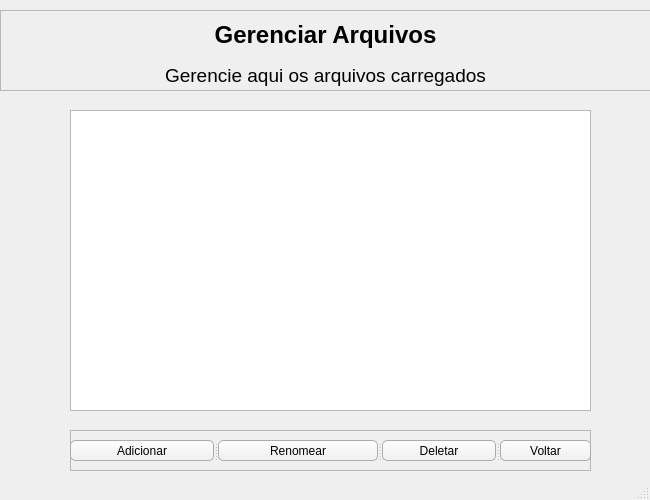
<?xml version="1.0" encoding="UTF-8"?>
<ui version="4.0">
 <class>ManageFilesWindow</class>
 <widget class="QMainWindow" name="ManageFilesWindow">
  <property name="geometry">
   <rect>
    <x>0</x>
    <y>0</y>
    <width>650</width>
    <height>500</height>
   </rect>
  </property>
  <property name="minimumSize">
   <size>
    <width>650</width>
    <height>500</height>
   </size>
  </property>
  <property name="maximumSize">
   <size>
    <width>650</width>
    <height>500</height>
   </size>
  </property>
  <property name="windowTitle">
   <string>MainWindow</string>
  </property>
  <property name="windowIcon">
   <iconset>
    <normaloff>../icon.ico</normaloff>../icon.ico</iconset>
  </property>
  <widget class="QWidget" name="centralwidget">
   <widget class="QFrame" name="frame">
    <property name="geometry">
     <rect>
      <x>0</x>
      <y>10</y>
      <width>651</width>
      <height>81</height>
     </rect>
    </property>
    <property name="frameShape">
     <enum>QFrame::StyledPanel</enum>
    </property>
    <property name="frameShadow">
     <enum>QFrame::Raised</enum>
    </property>
    <widget class="QLabel" name="manageFilesLabel">
     <property name="geometry">
      <rect>
       <x>0</x>
       <y>10</y>
       <width>651</width>
       <height>31</height>
      </rect>
     </property>
     <property name="font">
      <font>
       <pointsize>18</pointsize>
      </font>
     </property>
     <property name="text">
      <string>&lt;html&gt;&lt;head/&gt;&lt;body&gt;&lt;p align=&quot;center&quot;&gt;&lt;span style=&quot; font-weight:600;&quot;&gt;Gerenciar Arquivos&lt;/span&gt;&lt;/p&gt;&lt;/body&gt;&lt;/html&gt;</string>
     </property>
    </widget>
    <widget class="QLabel" name="manageFilesLabel_2">
     <property name="geometry">
      <rect>
       <x>0</x>
       <y>50</y>
       <width>651</width>
       <height>31</height>
      </rect>
     </property>
     <property name="font">
      <font>
       <pointsize>18</pointsize>
      </font>
     </property>
     <property name="text">
      <string>&lt;html&gt;&lt;head/&gt;&lt;body&gt;&lt;p align=&quot;center&quot;&gt;&lt;span style=&quot; font-size:14pt;&quot;&gt;Gerencie aqui os arquivos carregados&lt;/span&gt;&lt;/p&gt;&lt;/body&gt;&lt;/html&gt;</string>
     </property>
    </widget>
   </widget>
   <widget class="QFrame" name="frame_2">
    <property name="geometry">
     <rect>
      <x>70</x>
      <y>110</y>
      <width>521</width>
      <height>301</height>
     </rect>
    </property>
    <property name="frameShape">
     <enum>QFrame::StyledPanel</enum>
    </property>
    <property name="frameShadow">
     <enum>QFrame::Raised</enum>
    </property>
    <widget class="QTreeView" name="manageFilesTreeView">
     <property name="geometry">
      <rect>
       <x>0</x>
       <y>0</y>
       <width>521</width>
       <height>301</height>
      </rect>
     </property>
    </widget>
   </widget>
   <widget class="QFrame" name="frame_3">
    <property name="geometry">
     <rect>
      <x>70</x>
      <y>430</y>
      <width>521</width>
      <height>41</height>
     </rect>
    </property>
    <property name="frameShape">
     <enum>QFrame::StyledPanel</enum>
    </property>
    <property name="frameShadow">
     <enum>QFrame::Raised</enum>
    </property>
    <widget class="QSplitter" name="splitter">
     <property name="geometry">
      <rect>
       <x>0</x>
       <y>10</y>
       <width>521</width>
       <height>21</height>
      </rect>
     </property>
     <property name="orientation">
      <enum>Qt::Horizontal</enum>
     </property>
     <widget class="QPushButton" name="addFileBtn">
      <property name="styleSheet">
       <string notr="true">QPushButton {
    border-radius: 5px;
    border: 1px solid rgb(171, 171, 171);
    background: qlineargradient(spread:pad, x1:0, y1:0, x2:0, y2:1, stop:0 rgba(253, 253, 253, 255), stop:1 rgba(239, 239, 239, 255));
}

QPushButton:hover {
    background: qlineargradient(spread:pad, x1:0, y1:0, x2:0, y2:1, stop:0 rgba(239, 239, 239, 255), stop:1 rgba(253, 253, 253, 255));
    border: 1px solid rgb(171, 171, 171); /* Optional: Add border color on hover */
}</string>
      </property>
      <property name="text">
       <string>Adicionar</string>
      </property>
     </widget>
     <widget class="QPushButton" name="renameFileBtn">
      <property name="styleSheet">
       <string notr="true">QPushButton {
    border-radius: 5px;
    border: 1px solid rgb(171, 171, 171);
    background: qlineargradient(spread:pad, x1:0, y1:0, x2:0, y2:1, stop:0 rgba(253, 253, 253, 255), stop:1 rgba(239, 239, 239, 255));
}

QPushButton:hover {
    background: qlineargradient(spread:pad, x1:0, y1:0, x2:0, y2:1, stop:0 rgba(239, 239, 239, 255), stop:1 rgba(253, 253, 253, 255));
    border: 1px solid rgb(171, 171, 171); /* Optional: Add border color on hover */
}</string>
      </property>
      <property name="text">
       <string>Renomear</string>
      </property>
     </widget>
     <widget class="QPushButton" name="deleteFileBtn">
      <property name="styleSheet">
       <string notr="true">QPushButton {
    border-radius: 5px;
    border: 1px solid rgb(171, 171, 171);
    background: qlineargradient(spread:pad, x1:0, y1:0, x2:0, y2:1, stop:0 rgba(253, 253, 253, 255), stop:1 rgba(239, 239, 239, 255));
}

QPushButton:hover {
    background: qlineargradient(spread:pad, x1:0, y1:0, x2:0, y2:1, stop:0 rgba(239, 239, 239, 255), stop:1 rgba(253, 253, 253, 255));
    border: 1px solid rgb(171, 171, 171); /* Optional: Add border color on hover */
}</string>
      </property>
      <property name="text">
       <string>Deletar</string>
      </property>
     </widget>
     <widget class="QPushButton" name="exitManageFilesBtn">
      <property name="styleSheet">
       <string notr="true">QPushButton {
    border-radius: 5px;
    border: 1px solid rgb(171, 171, 171);
    background: qlineargradient(spread:pad, x1:0, y1:0, x2:0, y2:1, stop:0 rgba(253, 253, 253, 255), stop:1 rgba(239, 239, 239, 255));
}

QPushButton:hover {
    background: qlineargradient(spread:pad, x1:0, y1:0, x2:0, y2:1, stop:0 rgba(239, 239, 239, 255), stop:1 rgba(253, 253, 253, 255));
    border: 1px solid rgb(171, 171, 171); /* Optional: Add border color on hover */
}</string>
      </property>
      <property name="text">
       <string>Voltar</string>
      </property>
     </widget>
    </widget>
   </widget>
  </widget>
  <widget class="QStatusBar" name="statusbar"/>
 </widget>
 <resources/>
 <connections/>
</ui>
